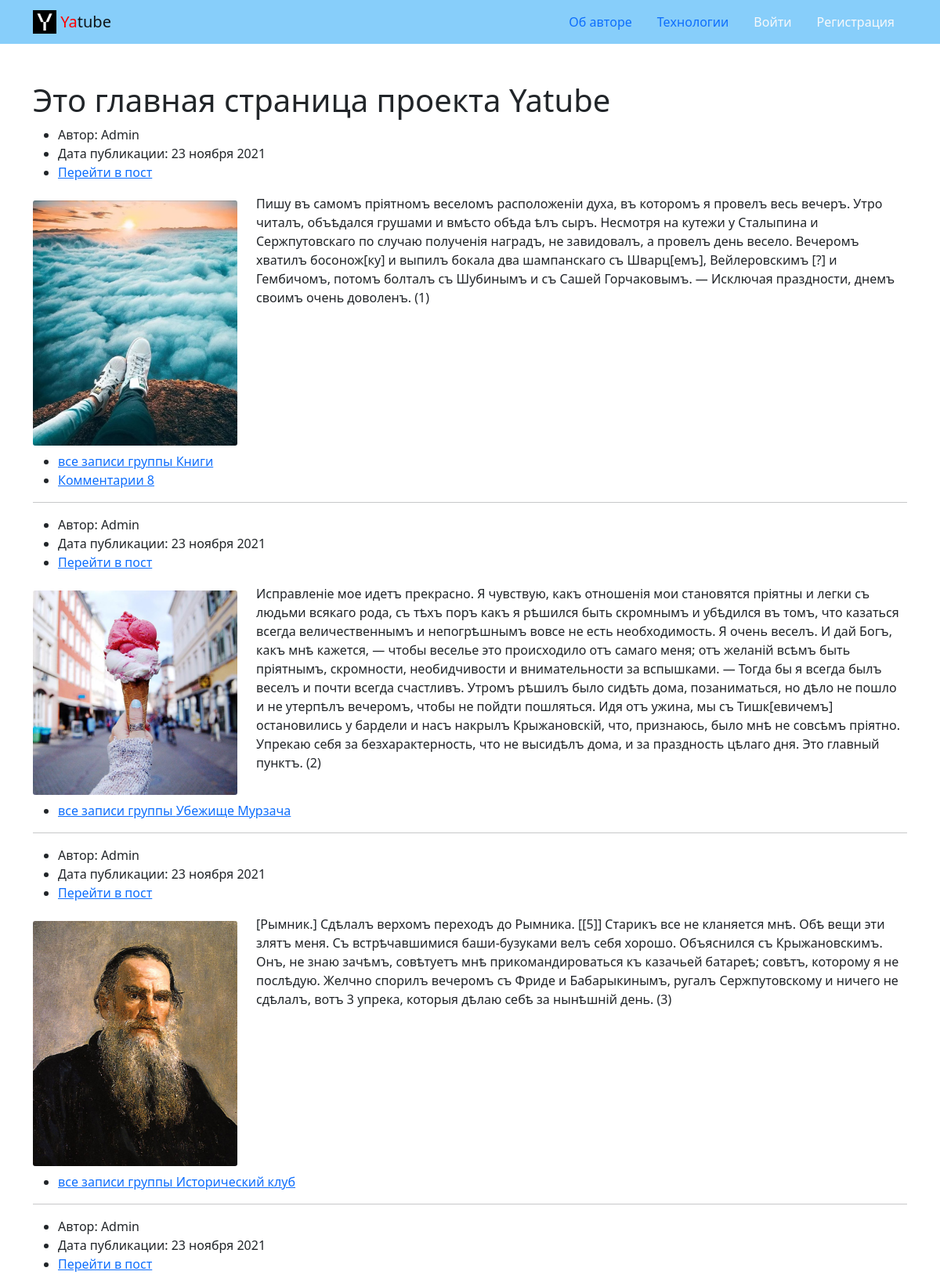
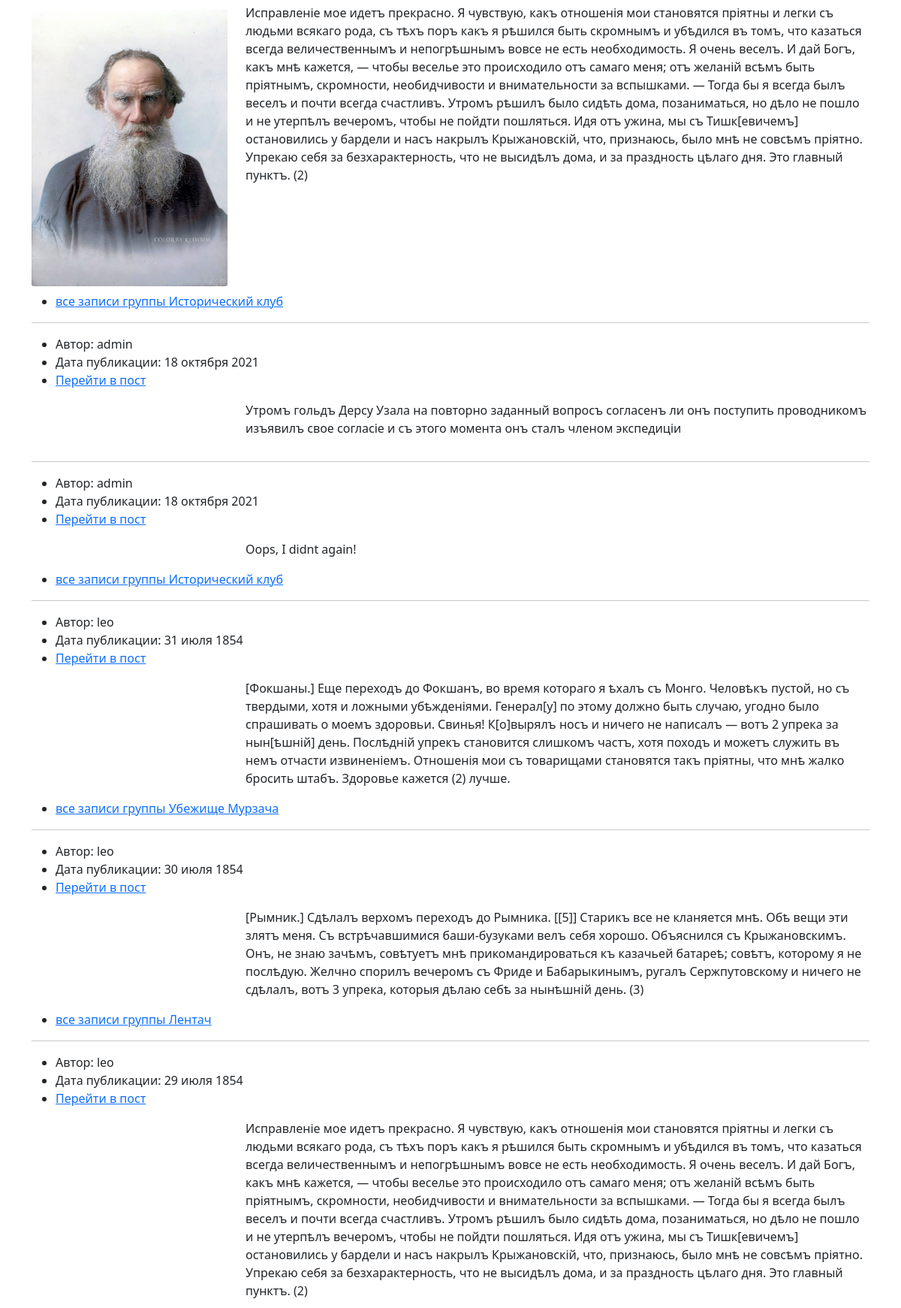
The page / (upper part) on the database its author committed (2 pictures, top to bottom).
### posts/models.py (models this page shows, shortened)
class Post(models.Model):
    text = models.TextField(
        verbose_name='Текст поста',
        help_text='Введите текст поста'
    )
    pub_date = models.DateTimeField(
        verbose_name='Дата публикации',
        auto_now_add=True
    )
    group = models.ForeignKey(
        Group,
        on_delete=models.SET_NULL,
        related_name='posts',
        verbose_name='Группа',
        blank=True, null=True,
        help_text='Выберите группу'
    )
    author = models.ForeignKey(
        User,
        on_delete=models.SET_NULL,
        related_name='posts',
        verbose_name='Автор',
        null=True,
    )
    image = models.ImageField(
        verbose_name='Картинка',
        help_text='Выберите картинку',
        upload_to='posts/',
        blank=True
    )
    class Meta:
        ordering = ('-pub_date',)
        verbose_name = 'Пост'
        verbose_name_plural = 'Посты'

class Group(models.Model):
    title = models.CharField(verbose_name='Заголовок', max_length=200)
    slug = models.SlugField(verbose_name='Идентификатор', unique=True)
    description = models.TextField(verbose_name='Описание')
    def __str__(self):
        return f'{self.title}'

### posts/views.py (the view)
# urls.py: path('', views.index, name='index'),
def index(request):
    post_list = Post.objects.all()
    paginator = Paginator(post_list, settings.PAGE_COUNT)
    page_number = request.GET.get('page')
    page_obj = paginator.get_page(page_number)
    template = 'posts/index.html'
    title = 'Последние обновления на сайте'
    text = 'Это главная страница проекта Yatube'
    context = {
        'title': title,
        'text': text,
        'page_obj': page_obj,
    }
    return render(request, template, context)

### core/context_processors/year.py (called while the page is built)
def year(request):
    now = dt.date.today().year
    return {
        'year': now
    }

### templates/posts/index.html (shortened to what this page needs)
{% extends 'base.html' %}
{% load cache %}
{% load thumbnail %}
      {% block content %}
      <div class="container py-5">
        <h1>{{ text }}</h1>
      {% cache 20 index_page page_obj.number %}
      {% for post in page_obj %}
          <ul>
            <li>
              Автор: {{ post.author }}
            </li>
            <li>
              Дата публикации: {{ post.pub_date|date:"d E Y" }}
            </li>
            <li>
          <a href="{% url 'posts:post_detail' post.id %}"> Перейти в пост </a>
            </li>
          </ul>
            <div class="row">
                  <div class="col-6 col-md-3">
                    {% thumbnail post.image "640x640" crop="center" upscale=True as im %}
                      <img class="card-img my-2" src="{{ im.url }}">
                    {% endthumbnail %}
                  </div>
                <div class="col-6 col-md-9">
                <p>{{ post.text }}</p>
                </div>
            </div>
          <ul>
          {% if post.group.slug %}
            <li>
              <a href="{% url 'posts:group_list' post.group.slug %}">все записи группы {{ post.group }} </a>
            </li>
          {% endif %}
            {% if post.comments.count %}
            <li>
              <a href="{% url 'posts:post_detail' post.id %}">Комментарии {{ post.comments.count }}</a>
            </li>
            {% endif %}
          </ul>
          {% if not forloop.last %}<hr>{% endif %}
      {% endfor %}
      {% endcache %}
      </div>
      {% endblock %}

### rows shown on the page
Post: author "Admin", pub_date "23 ноября 2021", shows a picture, text "Пишу въ самомъ пріятномъ веселомъ расположеніи духа, въ которомъ я провелъ весь вечеръ. Утро читалъ, объѣдался грушами и вмѣсто обѣда ѣлъ сыръ. Несмотря на кутежи у Сталыпина и Сержпутовскаго по случаю полученія наградъ, не завидовалъ, а провелъ день весело. Вечеромъ хватилъ босонож[ку] и выпилъ бокала два шампанскаго съ Шварц[емъ], Вейлеровскимъ [?] и Гембичомъ, потомъ болталъ съ Шубинымъ и съ Сашей Горчаковымъ. — Исключая праздности, днемъ своимъ очень доволенъ. (1)", group "Книги", comments.count "8"
Post: author "Admin", pub_date "23 ноября 2021", shows a picture, text "Исправленіе мое идетъ прекрасно. Я чувствую, какъ отношенія мои становятся пріятны и легки съ людьми всякаго рода, съ тѣхъ поръ какъ я рѣшился быть скромнымъ и убѣдился въ томъ, что казаться всегда величественнымъ и непогрѣшнымъ вовсе не есть необходимость. Я очень веселъ. И дай Богъ, какъ мнѣ кажется, — чтобы веселье это происходило отъ самаго меня; отъ желаній всѣмъ быть пріятнымъ, скромности, необидчивости и внимательности за вспышками. — Тогда бы я всегда былъ веселъ и почти всегда счастливъ. Утромъ рѣшилъ было сидѣть дома, позаниматься, но дѣло не пошло и не утерпѣлъ вечеромъ, чтобы не пойдти пошляться. Идя отъ ужина, мы съ Тишк[евичемъ] остановились у бардели и насъ накрылъ…", group "Убежище Мурзача"
Post: author "Admin", pub_date "23 ноября 2021", shows a picture, text "[Рымник.] Сдѣлалъ верхомъ переходъ до Рымника. [[5]] Старикъ все не кланяется мнѣ. Обѣ вещи эти злятъ меня. Съ встрѣчавшимися баши-бузуками велъ себя хорошо. Объяснился съ Крыжановскимъ. Онъ, не знаю зачѣмъ, совѣтуетъ мнѣ прикомандироваться къ казачьей батареѣ; совѣтъ, которому я не послѣдую. Желчно спорилъ вечеромъ съ Фриде и Бабарыкинымъ, ругалъ Сержпутовскому и ничего не сдѣлалъ, вотъ 3 упрека, которыя дѣлаю себѣ за нынѣшній день. (3)", group "Исторический клуб"
Post: author "Admin", pub_date "23 ноября 2021", shows a picture, text "Исправленіе мое идетъ прекрасно. Я чувствую, какъ отношенія мои становятся пріятны и легки съ людьми всякаго рода, съ тѣхъ поръ какъ я рѣшился быть скромнымъ и убѣдился въ томъ, что казаться всегда величественнымъ и непогрѣшнымъ вовсе не есть необходимость. Я очень веселъ. И дай Богъ, какъ мнѣ кажется, — чтобы веселье это происходило отъ самаго меня; отъ желаній всѣмъ быть пріятнымъ, скромности, необидчивости и внимательности за вспышками. — Тогда бы я всегда былъ веселъ и почти всегда счастливъ. Утромъ рѣшилъ было сидѣть дома, позаниматься, но дѣло не пошло и не утерпѣлъ вечеромъ, чтобы не пойдти пошляться. Идя отъ ужина, мы съ Тишк[евичемъ] остановились у бардели и насъ накрылъ…", group "Исторический клуб"
Post: author "admin", pub_date "18 октября 2021", text "Утромъ гольдъ Дерсу Узала на повторно заданный вопросъ согласенъ ли онъ поступить проводникомъ изъявилъ свое согласіе и съ этого момента онъ сталъ членом экспедиціи"
Post: author "admin", pub_date "18 октября 2021", text "Oops, I didnt again!", group "Исторический клуб"
Post: author "leo", pub_date "31 июля 1854", text "[Фокшаны.] Еще переходъ до Фокшанъ, во время котораго я ѣхалъ съ Монго. Человѣкъ пустой, но съ твердыми, хотя и ложными убѣжденіями. Генерал[у] по этому должно быть случаю, угодно было спрашивать о моемъ здоровьи. Свинья! К[о]вырялъ носъ и ничего не написалъ — вотъ 2 упрека за нын[ѣшній] день. Послѣдній упрекъ становится слишкомъ частъ, хотя походъ и можетъ служить въ немъ отчасти извиненіемъ. Отношенія мои съ товарищами становятся такъ пріятны, что мнѣ жалко бросить штабъ. Здоровье кажется (2) лучше.", group "Убежище Мурзача"
Post: author "leo", pub_date "30 июля 1854", text "[Рымник.] Сдѣлалъ верхомъ переходъ до Рымника. [[5]] Старикъ все не кланяется мнѣ. Обѣ вещи эти злятъ меня. Съ встрѣчавшимися баши-бузуками велъ себя хорошо. Объяснился съ Крыжановскимъ. Онъ, не знаю зачѣмъ, совѣтуетъ мнѣ прикомандироваться къ казачьей батареѣ; совѣтъ, которому я не послѣдую. Желчно спорилъ вечеромъ съ Фриде и Бабарыкинымъ, ругалъ Сержпутовскому и ничего не сдѣлалъ, вотъ 3 упрека, которыя дѣлаю себѣ за нынѣшній день. (3)", group "Лентач"
Post: author "leo", pub_date "29 июля 1854", text "Исправленіе мое идетъ прекрасно. Я чувствую, какъ отношенія мои становятся пріятны и легки съ людьми всякаго рода, съ тѣхъ поръ какъ я рѣшился быть скромнымъ и убѣдился въ томъ, что казаться всегда величественнымъ и непогрѣшнымъ вовсе не есть необходимость. Я очень веселъ. И дай Богъ, какъ мнѣ кажется, — чтобы веселье это происходило отъ самаго меня; отъ желаній всѣмъ быть пріятнымъ, скромности, необидчивости и внимательности за вспышками. — Тогда бы я всегда былъ веселъ и почти всегда счастливъ. Утромъ рѣшилъ было сидѣть дома, позаниматься, но дѣло не пошло и не утерпѣлъ вечеромъ, чтобы не пойдти пошляться. Идя отъ ужина, мы съ Тишк[евичемъ] остановились у бардели и насъ накрылъ…"

### other values the page prints
{{ text }} "Это главная страница проекта Yatube"
